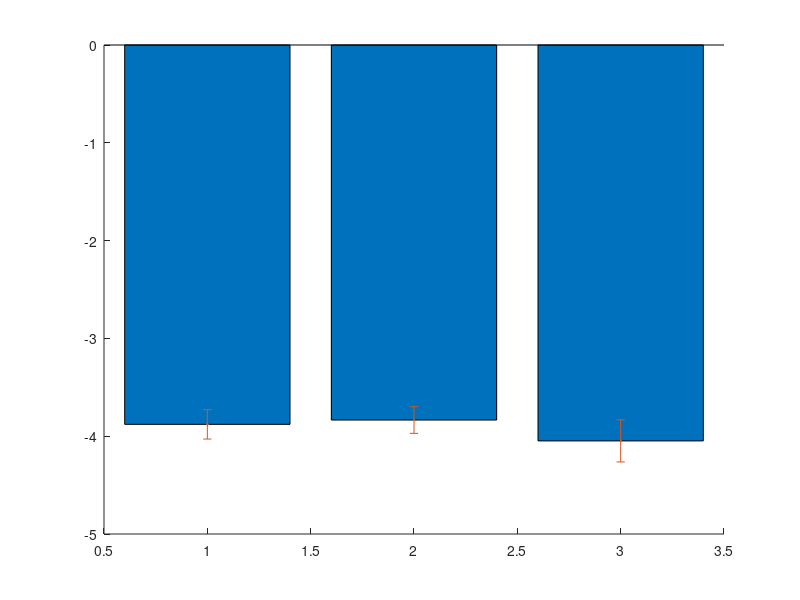

Here is the MATLAB script that generated this plot:
mean_par_a1 = [-3.878866607, -3.834685535, -4.047992791]; % mean velocity
std_par_a1 = [0.15015509, 0.136170331,0.215205335]

figure
hold on
bar(1:3,mean_par_a1)
errorbar(1:3,mean_par_a1,std_par_a1,'.')